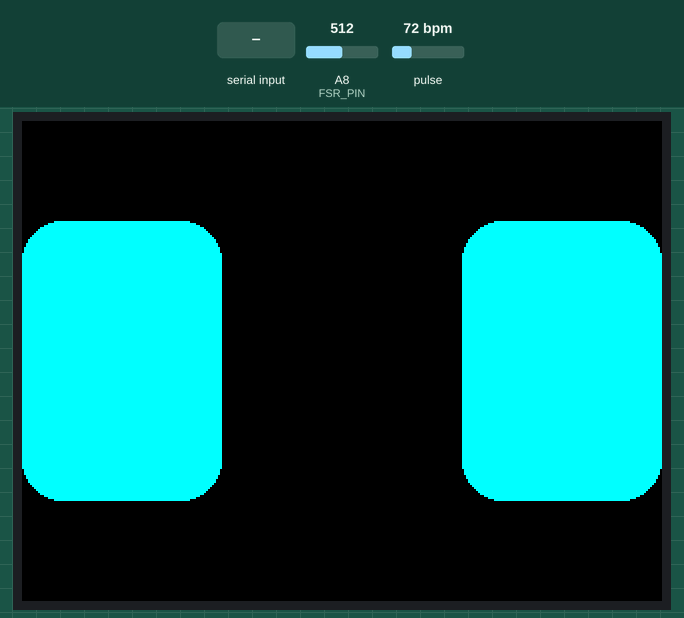
This sketch was run on a simulated Arduino Mega 2560, built with avr-gcc and run on an emulated ATmega2560. On the bench: 320×240 colour display. The test bench sets the inputs (shaded band); at power-on: A8 (FSR_PIN) = 512, pulse 72 bpm. The audio player accepts every command and is not drawn; what the sketch prints to the serial monitor is not drawn.

Above: at 2.4 s.
2.5 s: A8 (FSR_PIN) set to 240
4.0 s: A8 (FSR_PIN) set to 306
5.6 s: "sleeping,1\n" received over Serial
Timing chart, 0 to 8.6 s (numbered marks = the images above; inputs shaded):
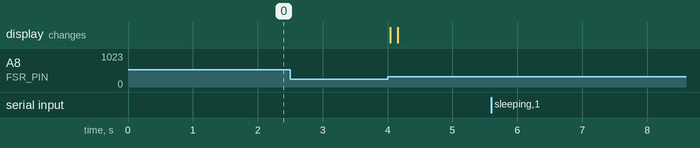

The sketch:

respaw-v2.ino
```cpp
/* ResPaw v2: Mega controls the original TFT, FSR, MAX30102 and DFPlayer.
 * The connected server owns conversation. The recovered sketch is unmodified.
 * No emotion is diagnosed from a physiological window.
 */
#include <Wire.h>
#include <MAX30105.h>
#include <Adafruit_GFX.h>
#include <MCUFRIEND_kbv.h>
#include <DFRobotDFPlayerMini.h>
#include <SoftwareSerial.h>
#include <stdlib.h>
#include <string.h>
#include "core.h"
#include "telemetry.h"
#include "transport.h"

constexpr uint8_t FSR_PIN = A8;
constexpr uint8_t BUSY_PIN = A13;
constexpr uint8_t DF_RX = A15;
constexpr uint8_t DF_TX = A14;
constexpr uint32_t WINDOW_MS = 30000UL;
constexpr uint32_t AUDIO_LIMIT_MS = 240000UL;
constexpr uint16_t BLACK = 0x0000;
constexpr uint16_t CYAN = 0x07FF;

MAX30105 sensor;
MCUFRIEND_kbv display;
SoftwareSerial audioSerial(DF_RX, DF_TX);
DFRobotDFPlayerMini audio;
respaw::RRStats stats;
respaw::BeatDetector detector;
respaw::CommandRouter commands;
respaw::ContactEdges contact;

bool sensorReady = false;
bool audioReady = false;
bool measuring = false;
bool playing = false;
bool audioWasBusy = false;
bool contactLost = false;
uint32_t windowStart = 0;
uint32_t sampleClock = 0;
uint32_t lastSample = 0;
uint32_t contactLostAt = 0;
uint32_t audioStart = 0;
uint32_t lastTelemetry = 0;
respaw::Transport audioTransport = respaw::Usb;

void drawFace(const char *expression) {
  const int cx = display.width() / 2, cy = display.height() / 2;
  int width = 100, height = 140;
  if (!strcmp(expression, "sleeping")) height = 12;
  else if (!strcmp(expression, "warm")) height = 85;
  else if (!strcmp(expression, "thinking")) width = 80;
  display.fillScreen(BLACK);
  display.fillRoundRect(cx - 110 - width / 2, cy - height / 2, width, height, 20, CYAN);
  display.fillRoundRect(cx + 110 - width / 2, cy - height / 2, width, height, 20, CYAN);
}

bool pressed() { return analogRead(FSR_PIN) > 300; }

void finishMeasurement(const __FlashStringHelper *reason = nullptr) {
  measuring = false;
  const bool valid = reason == nullptr && stats.valid() && detector.maximum > detector.minimum + 100;
  const uint32_t duration = millis() - windowStart;
  respaw::writeMeasurement(Serial, stats, valid, duration, reason);
  respaw::writeMeasurement(Serial1, stats, valid, duration, reason);
  drawFace("neutral");
}

void stopAll() {
  if (measuring) finishMeasurement(F("cancelled"));
  if (audioReady && playing) audio.stop();
  playing = false;
  drawFace("neutral");
}

RespawText startMeasurement() {
  if (!sensorReady) return F("sensor_unavailable");
  if (measuring || playing) return F("busy");
  if (!pressed()) return F("no_contact");
  // Drawing comes before FIFO reset, avoiding a rendering gap in this window.
  drawFace("listening");
  respaw::writeHeartbeat(Serial1, sensorReady, audioReady, true, millis(), true);
  Serial1.flush();  // Finish announcing the window before sampling starts.
  lastTelemetry = millis();
  stats.reset();
  detector.reset();
  sensor.clearFIFO();
  while (sensor.available()) sensor.nextSample();
  sampleClock = 0;
  windowStart = lastSample = millis();
  contactLost = false;
  measuring = true;
  return nullptr;
}

void tickMeasurement(uint32_t now) {
  if (!measuring) return;
  if (!pressed()) {
    if (!contactLost) { contactLost = true; contactLostAt = now; }
    if (respaw::elapsed(now, contactLostAt, 100UL)) { finishMeasurement(F("contact_lost")); return; }
  } else contactLost = false;

  // SparkFun's software FIFO retains at most 3 unread samples. Reject gaps.
  const uint16_t received = sensor.check();
  if (received > 3) { finishMeasurement(F("fifo_gap")); return; }
  while (sensor.available()) {
    const uint32_t ir = sensor.getFIFOIR();
    sensor.nextSample();
    lastSample = now;
    sampleClock += 10UL;  // Explicit 100 Hz, FIFO averaging disabled.
    if (ir >= 260000UL) { finishMeasurement(F("saturated")); return; }
    uint32_t interval = 0;
    if (detector.sample(ir, sampleClock, interval)) stats.add(interval);
  }
  if (respaw::elapsed(now, lastSample, 250UL)) { finishMeasurement(F("sensor_stalled")); return; }
  if (respaw::elapsed(now, windowStart, WINDOW_MS)) finishMeasurement();
}

void tickAudio(uint32_t now) {
  if (!playing) return;
  const bool busy = digitalRead(BUSY_PIN) == LOW;
  if (busy) audioWasBusy = true;
  if (respaw::elapsed(now, audioStart, AUDIO_LIMIT_MS) ||
      (!audioWasBusy && respaw::elapsed(now, audioStart, 2000UL))) {
    audio.stop(); playing = false;
    if (audioTransport == respaw::Usb) respaw::writeError(Serial, 0, F("audio_timeout"));
    else respaw::writeError(Serial1, 0, F("audio_timeout"));
  } else if (audioWasBusy && !busy) {
    playing = false;
    if (audioTransport == respaw::Usb) respaw::writeAnimationDone(Serial);
    else respaw::writeAnimationDone(Serial1);
  }
}

struct BodyControls {
  void stop() { stopAll(); }
  bool busy() const { return measuring || playing; }
  RespawText measure() { return startMeasurement(); }
  RespawText face(const char *expression) {
    if (measuring) return F("busy");
    drawFace(expression);
    return nullptr;
  }
  RespawText play(uint8_t track, respaw::Transport source) {
    if (!audioReady) return F("audio_unavailable");
    if (measuring) return F("busy");
    audio.play(track); playing = true; audioWasBusy = false;
    audioTransport = source;
    audioStart = millis();
    return nullptr;
  }
} body;

void setup() {
  Serial.begin(115200);
  Serial1.begin(115200);  // D18 TX1 -> adapted GP1 RX; GP0 TX -> D19 RX1, common GND.
  pinMode(FSR_PIN, INPUT);
  pinMode(BUSY_PIN, INPUT_PULLUP);
  Wire.begin();
  Wire.setWireTimeout(3000UL, true);
  uint16_t id = display.readID();
  if (id == 0xD3D3) id = 0x9488;
  display.begin(id); display.setRotation(1); drawFace("neutral");
  audioSerial.begin(9600);
  audio.setTimeOut(300);
  audioReady = audio.begin(audioSerial, true, true);
  // Rebind without reset to disable ACK through the library's public API.
  // Preserve the real probe result; begin(..., false, false) always returns true.
  audio.begin(audioSerial, false, false);
  if (audioReady) audio.volume(20);
  sensorReady = sensor.begin(Wire, I2C_SPEED_STANDARD);
  if (sensorReady) {
    sensor.setup(0x1F, 1, 2, 100, 411, 16384);
    sensor.setPulseAmplitudeRed(0x0A);
  }
  const uint32_t now = millis();
  contact.begin(analogRead(FSR_PIN), now);
  respaw::writeReady(Serial, sensorReady, audioReady, true);
  respaw::writeReady(Serial1, sensorReady, audioReady, true);
  respaw::writeContact(Serial, contact.pressed, now);
  respaw::writeContact(Serial1, contact.pressed, now);
}

void loop() {
  // Independent bounded buffers prevent interleaved USB/UART fragments from
  // becoming one command. Only the owner controls actions; either may STOP.
  const uint32_t beforeCommands = millis();
  commands.tick(beforeCommands, body, Serial, Serial1);
  commands.poll(respaw::Usb, Serial, body, beforeCommands);
  commands.poll(respaw::Uart, Serial1, body, beforeCommands);
  const uint32_t now = millis();
  tickMeasurement(now);
  tickAudio(now);
  // Avoid filling the serial TX buffer during PPG capture: a heartbeat may
  // block for several milliseconds at 115200 baud. The receiver allows the
  // bounded 30-second window after a heartbeat that announces measuring=true.
  if (respaw::elapsed(now, lastTelemetry, 2000UL) && !measuring) {
    respaw::writeHeartbeat(Serial1, sensorReady, audioReady, false, now, true);
    lastTelemetry = now;
  }
  respaw::tickContact(contact, analogRead(FSR_PIN), now, commands, body, Serial, Serial1);
}
```

core.h
```cpp
#pragma once

#include <math.h>
#include <stdint.h>
#include <stddef.h>

namespace respaw {

inline bool elapsed(uint32_t now, uint32_t start, uint32_t duration) {
  return static_cast<uint32_t>(now - start) >= duration;
}

// Online statistics remove the old 50-element buffer and bound the window.
struct RRStats {
  uint16_t count = 0;
  uint16_t rejected = 0;
  uint16_t pairs = 0;
  bool overflow = false;
  bool adjacent = false;
  float mean = 0;
  float m2 = 0;
  float squaredDifferences = 0;
  uint32_t previous = 0;

  void reset() { *this = RRStats(); }

  bool add(uint32_t interval) {
    if (interval <= 300 || interval >= 1500) {
      if (rejected < UINT16_MAX) ++rejected;
      adjacent = false;  // Do not create a successive pair across discarded beats.
      return false;
    }
    if (count >= 128) {
      overflow = true;
      return false;
    }
    ++count;
    const float delta = interval - mean;
    mean += delta / count;
    m2 += delta * (interval - mean);
    if (adjacent) {
      const float difference = static_cast<float>(interval) - previous;
      squaredDifferences += difference * difference;
      ++pairs;
    }
    previous = interval;
    adjacent = true;
    return true;
  }

  bool valid() const {
    return !overflow && count >= 10 && pairs >= 9 && rejected <= count / 4;
  }
  float bpm() const { return count ? 60000.0f / mean : 0.0f; }
  float sdnn() const { return count > 1 ? sqrtf(m2 / (count - 1)) : 0.0f; }
  float rmssd() const { return pairs ? sqrtf(squaredDifferences / pairs) : 0.0f; }
};

struct BeatDetector {
  uint32_t buffer[8] = {};
  uint8_t index = 0;
  uint8_t filled = 0;
  uint32_t minimum = UINT32_MAX;
  uint32_t maximum = 0;
  uint32_t last = 0;
  uint32_t lastBeat = 0;
  bool rising = false;
  bool haveBeat = false;

  void reset() { *this = BeatDetector(); }

  bool sample(uint32_t ir, uint32_t timestamp, uint32_t &interval) {
    buffer[index] = ir;
    index = (index + 1) % 8;
    if (filled < 8) ++filled;
    uint32_t smooth = 0;
    for (uint8_t i = 0; i < filled; ++i) smooth += buffer[i];
    smooth /= filled;
    if (filled < 8) { last = smooth; return false; }
    if (smooth < minimum) minimum = smooth;
    if (smooth > maximum) maximum = smooth;
    const uint32_t threshold = minimum + (maximum - minimum) * 3UL / 5UL;
    bool beat = false;
    if (smooth > threshold && !rising && smooth > last) rising = true;
    if (rising && smooth < last) {
      if (haveBeat) {
        interval = timestamp - lastBeat;
        beat = true;
      }
      lastBeat = timestamp;
      haveBeat = true;
      rising = false;
    }
    last = smooth;
    return beat;
  }
};

// Overflow discards the entire frame through newline; never interpret its suffix.
struct LineBuffer {
  char data[80] = {};
  uint8_t length = 0;
  bool overflow = false;

  bool feed(char value) {
    if (value == '\r') return false;
    if (value == '\n') {
      data[length] = '\0';
      return true;
    }
    if (value < 32 || value > 126 || length >= sizeof(data) - 1) {
      overflow = true;
    } else if (!overflow) {
      data[length++] = value;
    }
    return false;
  }
  void reset() { length = 0; overflow = false; data[0] = '\0'; }
};

}  // namespace respaw
```

telemetry.h
```cpp
#pragma once

#include "core.h"

#ifdef ARDUINO
#include <Arduino.h>
#define RESPAW_TEXT(value) F(value)
typedef const __FlashStringHelper *RespawText;
#else
#define RESPAW_TEXT(value) value
typedef const char *RespawText;
#endif

namespace respaw {

template <typename Output>
void writeReady(Output &out, bool sensor, bool audio, bool commands = false) {
  out.print(RESPAW_TEXT("{\"v\":1,\"type\":\"ready\",\"board\":\"mega2560\",\"sensor\":"));
  out.print(sensor ? RESPAW_TEXT("true") : RESPAW_TEXT("false"));
  out.print(RESPAW_TEXT(",\"audio\":"));
  out.print(audio ? RESPAW_TEXT("true") : RESPAW_TEXT("false"));
  if (commands) out.print(RESPAW_TEXT(",\"commands\":true"));
  out.println('}');
}

template <typename Output>
void writeHeartbeat(Output &out, bool sensor, bool audio, bool measuring, uint32_t uptime, bool commands = false) {
  out.print(RESPAW_TEXT("{\"v\":1,\"type\":\"heartbeat\",\"board\":\"mega2560\",\"uptime_ms\":"));
  out.print(uptime);
  out.print(RESPAW_TEXT(",\"sensor\":"));
  out.print(sensor ? RESPAW_TEXT("true") : RESPAW_TEXT("false"));
  out.print(RESPAW_TEXT(",\"audio\":"));
  out.print(audio ? RESPAW_TEXT("true") : RESPAW_TEXT("false"));
  out.print(RESPAW_TEXT(",\"measuring\":"));
  out.print(measuring ? RESPAW_TEXT("true") : RESPAW_TEXT("false"));
  if (commands) out.print(RESPAW_TEXT(",\"commands\":true"));
  out.println('}');
}

template <typename Output>
void writeContact(Output &out, bool pressed, uint32_t uptime) {
  out.print(RESPAW_TEXT("{\"v\":1,\"type\":\"contact\",\"sensor\":\"fsr_a8\",\"pressed\":"));
  out.print(pressed ? RESPAW_TEXT("true") : RESPAW_TEXT("false"));
  out.print(RESPAW_TEXT(",\"uptime_ms\":")); out.print(uptime);
  out.println('}');
}

template <typename Output>
void writeAck(Output &out, uint16_t id, RespawText command) {
  out.print(RESPAW_TEXT("{\"v\":1,\"type\":\"ack\",\"id\":")); out.print(id);
  out.print(RESPAW_TEXT(",\"command\":\"")); out.print(command);
  out.println(RESPAW_TEXT("\"}"));
}

template <typename Output>
void writeError(Output &out, uint16_t id, RespawText reason) {
  out.print(RESPAW_TEXT("{\"v\":1,\"type\":\"error\",\"id\":")); out.print(id);
  out.print(RESPAW_TEXT(",\"reason\":\"")); out.print(reason);
  out.println(RESPAW_TEXT("\"}"));
}

template <typename Output>
void writeAnimationDone(Output &out) {
  out.println(RESPAW_TEXT("{\"v\":1,\"type\":\"animation_done\"}"));
}

// The caller supplies only fixed firmware reason strings, never serial input.
template <typename Output>
void writeMeasurement(Output &out, const RRStats &stats, bool valid, uint32_t duration, RespawText reason) {
  out.print(RESPAW_TEXT("{\"v\":1,\"type\":\"measurement\",\"valid\":"));
  out.print(valid ? RESPAW_TEXT("true") : RESPAW_TEXT("false"));
  out.print(RESPAW_TEXT(",\"rr_count\":")); out.print(stats.count);
  out.print(RESPAW_TEXT(",\"rejected\":")); out.print(stats.rejected);
  out.print(RESPAW_TEXT(",\"rmssd_pairs\":")); out.print(stats.pairs);
  out.print(RESPAW_TEXT(",\"motion_checked\":false,\"window_ms\":")); out.print(duration);
  if (valid) {
    out.print(RESPAW_TEXT(",\"bpm\":")); out.print(stats.bpm(), 2);
    out.print(RESPAW_TEXT(",\"sdnn\":")); out.print(stats.sdnn(), 2);
    out.print(RESPAW_TEXT(",\"rmssd\":")); out.print(stats.rmssd(), 2);
  } else {
    out.print(RESPAW_TEXT(",\"reason\":\""));
    out.print(reason ? reason : RESPAW_TEXT("insufficient_signal")); out.print('"');
  }
  out.println('}');
}

}  // namespace respaw

#undef RESPAW_TEXT
```

Source omitted: transport.h (5820 bytes)

Measured:
- after the input at 2.5 s, every drawn part: stays the same
